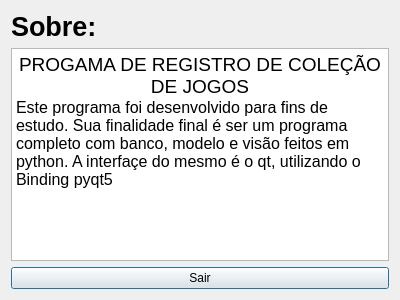
<?xml version="1.0" encoding="UTF-8"?>
<ui version="4.0">
 <class>Dialog</class>
 <widget class="QDialog" name="Dialog">
  <property name="geometry">
   <rect>
    <x>0</x>
    <y>0</y>
    <width>400</width>
    <height>300</height>
   </rect>
  </property>
  <property name="windowTitle">
   <string>Sobre</string>
  </property>
  <property name="modal">
   <bool>true</bool>
  </property>
  <layout class="QVBoxLayout" name="verticalLayout">
   <item>
    <widget class="QLabel" name="label">
     <property name="font">
      <font>
       <pointsize>20</pointsize>
       <weight>75</weight>
       <bold>true</bold>
      </font>
     </property>
     <property name="text">
      <string>Sobre:</string>
     </property>
    </widget>
   </item>
   <item>
    <widget class="QTextBrowser" name="textBrowser">
     <property name="html">
      <string>&lt;!DOCTYPE HTML PUBLIC &quot;-//W3C//DTD HTML 4.0//EN&quot; &quot;http://www.w3.org/TR/REC-html40/strict.dtd&quot;&gt;
&lt;html&gt;&lt;head&gt;&lt;meta name=&quot;qrichtext&quot; content=&quot;1&quot; /&gt;&lt;style type=&quot;text/css&quot;&gt;
p, li { white-space: pre-wrap; }
&lt;/style&gt;&lt;/head&gt;&lt;body style=&quot; font-family:'Noto Sans'; font-size:10pt; font-weight:400; font-style:normal;&quot;&gt;
&lt;p align=&quot;center&quot; style=&quot; margin-top:0px; margin-bottom:0px; margin-left:0px; margin-right:0px; -qt-block-indent:0; text-indent:0px;&quot;&gt;&lt;span style=&quot; font-size:14pt;&quot;&gt;PROGAMA DE REGISTRO DE COLEÇÃO DE JOGOS&lt;/span&gt;&lt;/p&gt;
&lt;p style=&quot; margin-top:0px; margin-bottom:0px; margin-left:0px; margin-right:0px; -qt-block-indent:0; text-indent:0px;&quot;&gt;&lt;span style=&quot; font-size:12pt;&quot;&gt;Este programa foi desenvolvido para fins de estudo. Sua finalidade final é ser um programa completo com banco, modelo e visão feitos em python. A interfaçe do mesmo é o qt, utilizando o Binding pyqt5&lt;/span&gt;&lt;/p&gt;
&lt;p style=&quot;-qt-paragraph-type:empty; margin-top:0px; margin-bottom:0px; margin-left:0px; margin-right:0px; -qt-block-indent:0; text-indent:0px; font-size:14pt;&quot;&gt;&lt;br /&gt;&lt;/p&gt;&lt;/body&gt;&lt;/html&gt;</string>
     </property>
    </widget>
   </item>
   <item>
    <widget class="QPushButton" name="btnSair">
     <property name="text">
      <string>Sair</string>
     </property>
    </widget>
   </item>
  </layout>
 </widget>
 <resources/>
 <connections/>
</ui>
